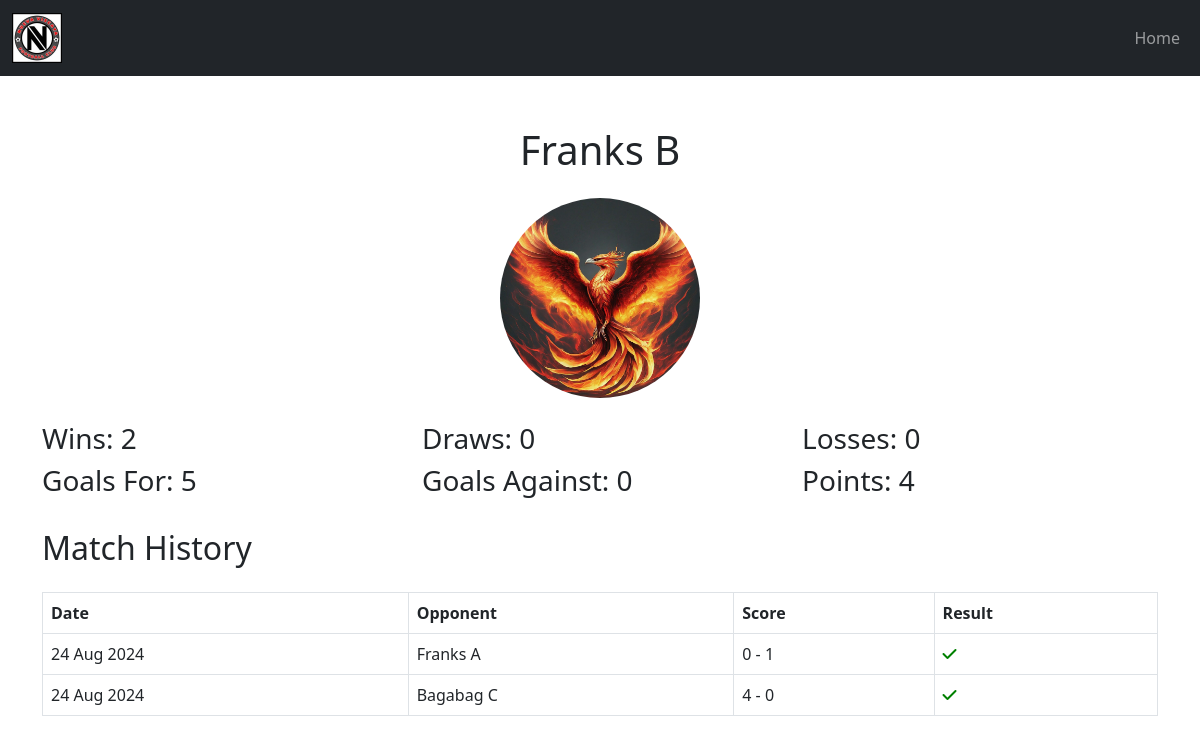
Screenshot of /team.php?id=2 with the database file from the repository.
### tables this page shows
CREATE TABLE `teams` (
  `id` int(11) NOT NULL,
  `name` varchar(100) NOT NULL,
  `logo` varchar(255) DEFAULT NULL,
  `wins` int(11) DEFAULT 0,
  `draws` int(11) DEFAULT 0,
  `losses` int(11) DEFAULT 0,
  `goals_for` int(11) DEFAULT 0,
  `goals_against` int(11) DEFAULT 0,
  `points` int(11) DEFAULT 0,
  `logo_path` varchar(255) DEFAULT NULL,
  `description` text DEFAULT NULL
);

CREATE TABLE `matches` (
  `id` int(11) NOT NULL,
  `team1_id` int(11) NOT NULL,
  `team2_id` int(11) NOT NULL,
  `team1_goals` int(11) NOT NULL,
  `team2_goals` int(11) NOT NULL,
  `match_date` date DEFAULT NULL
);

### team.php (the view, shortened to what this page needs)
<?php
include('db_connection.php');
$team_id = isset($_GET['id']) ? intval($_GET['id']) : 0;
$stmt = $conn->prepare("SELECT * FROM teams WHERE id = ?");
$stmt->bind_param("i", $team_id);
$stmt->execute();
$team = $stmt->get_result()->fetch_assoc();
$matches = $conn->prepare("SELECT m.*, t1.name as team1_name, t2.name as team2_name
                           FROM matches m
                           JOIN teams t1 ON m.team1_id = t1.id
                           JOIN teams t2 ON m.team2_id = t2.id
                           WHERE m.team1_id = ? OR m.team2_id = ?");
$matches->bind_param("ii", $team_id, $team_id);
$matches->execute();
$match_results = $matches->get_result();
?>
<!DOCTYPE html>
<html lang="en">
<head>
    <link rel="stylesheet" href="css/styles.css">
    <link rel="stylesheet" href="https://cdn.jsdelivr.net/npm/bootstrap@5.3.0/dist/css/bootstrap.min.css">
    <link rel="stylesheet" href="https://cdnjs.cloudflare.com/ajax/libs/font-awesome/6.0.0-beta3/css/all.min.css">
</head>
<body>
<?php include('navbar.php'); ?>
    <div class="container">
        <h1 class="text-center my-4"><?php echo htmlspecialchars($team['name']); ?></h1>
        <div class="text-center">
            <img src="<?php echo htmlspecialchars($team['logo']); ?>" alt="<?php echo htmlspecialchars($team['name']); ?> Logo" class="img-fluid mb-4" style="max-width: 200px;">
        </div>
        <div class="row mb-4">
            <div class="col-md-4">
                <h3>Wins: <?php echo htmlspecialchars($team['wins']); ?></h3>
            </div>
            <div class="col-md-4">
                <h3>Draws: <?php echo htmlspecialchars($team['draws']); ?></h3>
            </div>
            <div class="col-md-4">
                <h3>Losses: <?php echo htmlspecialchars($team['losses']); ?></h3>
            </div>
            <div class="col-md-4">
                <h3>Goals For: <?php echo htmlspecialchars($team['goals_for']); ?></h3>
            </div>
            <div class="col-md-4">
                <h3>Goals Against: <?php echo htmlspecialchars($team['goals_against']); ?></h3>
            </div>
            <div class="col-md-4">
                <h3>Points: <?php echo htmlspecialchars($team['points']); ?></h3>
            </div>
        </div>
        <h2 class="my-4">Match History</h2>
        <table class="table table-bordered">
            <thead>
                <tr>
                    <th>Date</th>
                    <th>Opponent</th>
                    <th>Score</th>
                    <th>Result</th>
                </tr>
            </thead>
            <tbody>
                <?php while ($match = $match_results->fetch_assoc()): ?>
                    <tr>
                        <td><?php echo date("d M Y", strtotime($match['match_date'])); ?></td>
                        <td><?php echo $match['team1_id'] == $team_id ? htmlspecialchars($match['team2_name']) : htmlspecialchars($match['team1_name']); ?></td>
                        <td><?php echo htmlspecialchars($match['team1_goals']); ?> - <?php echo htmlspecialchars($match['team2_goals']); ?></td>
                        <td>
                            <?php
                            $result = '';
                            if ($match['team1_goals'] > $match['team2_goals']) {
                                $result = ($match['team1_id'] == $team_id) ? 'win' : 'lose';
                            } elseif ($match['team1_goals'] < $match['team2_goals']) {
                                $result = ($match['team2_id'] == $team_id) ? 'win' : 'lose';
                            } else {
                                $result = 'draw';
                            }
                            ?>
                            <i class="fa <?php echo ($result == 'win') ? 'fa-check win-icon' : (($result == 'draw') ? 'fa-minus draw-icon' : 'fa-times lose-icon'); ?>"></i>
                        </td>
                    </tr>
                <?php endwhile; ?>
            </tbody>
        </table>
    </div>
</body>
</html>

### css/styles.css (style rules this page uses)
body { background-color: #ffffff; color: #000000; font-family: 'Poppins', Arial, sans-serif; }
.container { margin-top: 50px; }
h1 { color: #004d00; }

### team.php (style rules this page uses)
.win-icon { color: green; }
.img-fluid { border-radius: 50%; }

### rows the page displays
teams: name "Franks B", logo+name (picture), wins "2", draws "0", losses "0", goals_for "5", goals_against "0", points "4"
matches: match_date "24 Aug 2024", team1.name "Franks A", team1_goals "0", team2_goals "1"
matches: match_date "24 Aug 2024", team2.name "Bagabag C", team1_goals "4", team2_goals "0"
